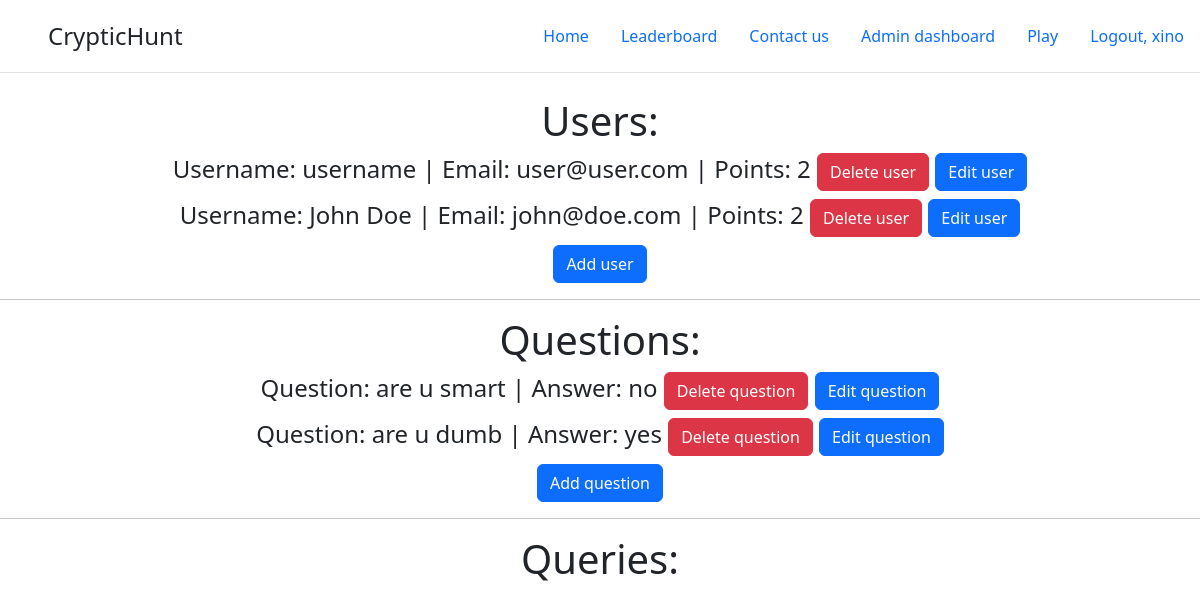
The app's page /admin (signed in), older data.
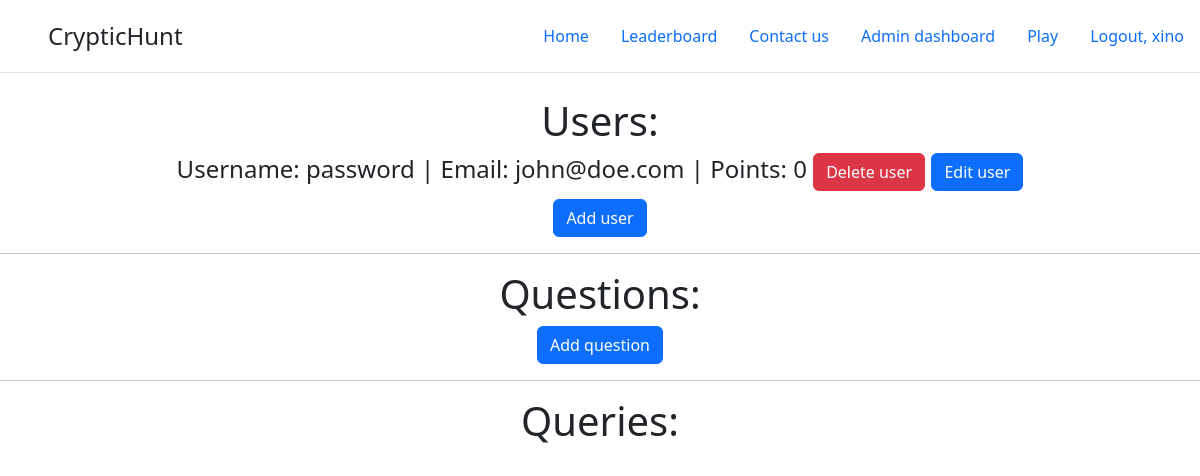
The same page, newer data.
### hack/models.py (models this page shows)
class User(db.Model,UserMixin):
    id = db.Column(db.Integer,primary_key = True)
    username = db.Column(db.String, nullable=False)
    email = db.Column(db.String(64),index=True)
    password = db.Column(db.String)
    ans_time = db.Column(db.Integer, nullable=False, default=datetime.now)
    correct_ans = db.Column(db.Integer, default=0, nullable=False)
    queries = db.relationship('ContactQuery', backref='user')

class Question(db.Model):
    id = db.Column(db.Integer, primary_key=True)
    ques = db.Column(db.String, nullable=False)
    ans = db.Column(db.String, nullable=False)

### app.py (the view)
@app.route('/admin')
@login_required
def admin():
    if current_user.username == "xino":
        users = User.query.all()
        questions = Question.query.all()
        queries = ContactQuery.query.all()
        return render_template('admin.html', users=users, questions=questions, queries=queries)
    return abort(403)

### hack/models.py (called while the page is built)
@login_manager.user_loader
def load_user(user_id):
    return User.query.get(user_id)

### hack/templates/admin.html (shortened to what this page needs)
{% extends 'base.html' %}
{% block content %}
<center>
    <h1>Users:</h1>
        {% for user in users %}
        {% if user.username == 'xino' %}
        {% else %}
        <h4>Username: {{user.username}} | Email: {{user.email}} | Points: {{user.correct_ans}} <a class="btn btn-danger" href="/deleteuser/{{user.id}}">Delete user</a> <a class="btn btn-primary" href="/edituser/{{user.id}}">Edit user</a></h4>
        {% endif %}
        {% endfor %}
        <a class="btn btn-primary" href="/reg">Add user</a>
        <hr>
        <h1>Questions:</h1>
        {% for question in questions %}
            <h4>Question: {{question.ques}} | Answer: {{question.ans}} <a class="btn btn-danger" href="/deleteques/{{question.id}}">Delete question</a> <a class="btn btn-primary" href="/editques/{{question.id}}">Edit question</a></h4>
        {% endfor %}
        <a class="btn btn-primary" href="/addques">Add question</a>
        <hr>
        <h1>Queries:</h1>
</center>
{% endblock %}

### hack/templates/base.html (shortened to what this page needs)
<!DOCTYPE html>
<html lang="en">
<head>
    <link rel="stylesheet" href="https://cdn.jsdelivr.net/npm/bootstrap@5.2.3/dist/css/bootstrap.min.css">
</head>
<body>
    <header class="d-flex flex-wrap justify-content-center py-3 mb-4 border-bottom">
        <a href="/" class="d-flex align-items-center mb-3 mb-md-0 me-md-auto text-dark text-decoration-none">
          <svg class="bi me-2" width="40" height="32"><use xlink:href="#bootstrap"></use></svg>
          <span class="fs-4">CrypticHunt</span>
        </a>
        <ul class="nav nav-pills">
          <li class="nav-item"><a href="/" class="nav-link" aria-current="page">Home</a></li>
          <li class="nav-item"><a href="/lb" class="nav-link" aria-current="page">Leaderboard</a></li>
          <li class="nav-item"><a href="/query" class="nav-link" aria-current="page">Contact us</a></li>
          {% if current_user.is_authenticated %}
          {% if current_user.username == 'xino' %}
          <li class="nav-item"><a href="/admin" class="nav-link" aria-current="page">Admin dashboard</a></li>
          {% endif %}
          {% if current_user.correct_ans > 0 %}
          <li class="nav-item"><a href="/play/{{current_user.correct_ans}}" class="nav-link">Play</a></li>
          {% else %}
          <li class="nav-item"><a href="/play/1" class="nav-link">Play</a></li>
          {% endif %}
          <li class="nav-item"><a href="/logout" class="nav-link">Logout, {{current_user.username}}</a></li>
          {% else %}
          <li class="nav-item"><a href="/login" class="nav-link">Login</a></li>
          <li class="nav-item"><a href="/reg" class="nav-link">Register</a></li>
          {% endif %}
        </ul>
      </header>
      {% block content %}
      {% endblock %}
</body>
</html>

Row changes from the older to the newer data that the page shows:
removed User: username "username", email "user@user.com", correct_ans "2"
removed User: username "John Doe", email "john@doe.com", correct_ans "2"
removed Question: ques "are u smart", ans "no"
removed Question: ques "are u dumb", ans "yes"
added User: username "password", email "john@doe.com", correct_ans "0"
